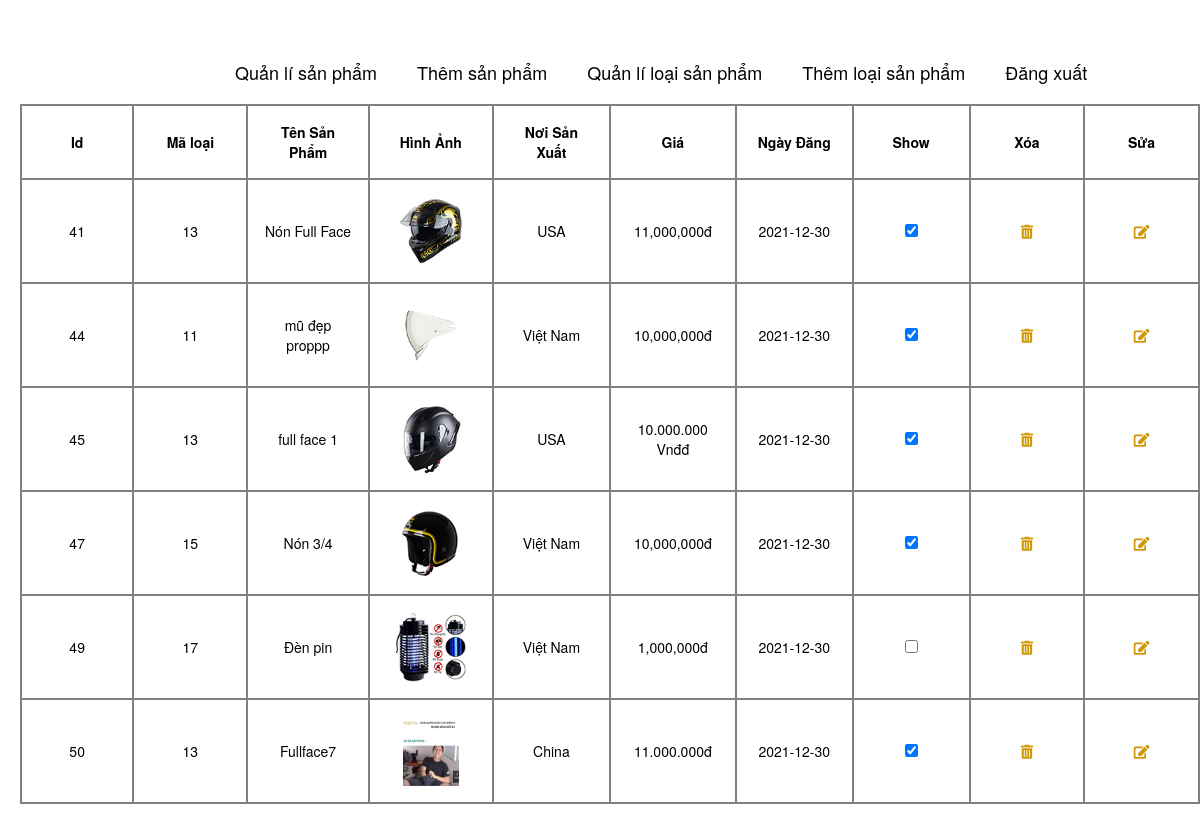
Page /back-end/admin/Manage-product.php on the committed database.
### tables this page shows
CREATE TABLE `product` (
  `proID` int(10) UNSIGNED NOT NULL,
  `proImage` varchar(200) DEFAULT NULL,
  `proCateID` int(10) UNSIGNED NOT NULL,
  `proName` varchar(50) NOT NULL,
  `proDesc` text NOT NULL,
  `proMadeIn` varchar(50) DEFAULT NULL,
  `proCost` varchar(100) DEFAULT NULL,
  `number` varchar(100) DEFAULT NULL,
  `isShow` varchar(10) NOT NULL,
  `createDate` date DEFAULT current_timestamp(),
  `modifyDate` date DEFAULT current_timestamp()
);

### back-end/admin/Manage-product.php (the view, shortened to what this page needs)
<!doctype html>
<html>
<head>
    <link rel="stylesheet" href="https://maxcdn.bootstrapcdn.com/bootstrap/3.3.7/css/bootstrap.min.css" />
    <link rel="stylesheet" href="./libs/fontawesome-free-5.15.4/css/all.min.css">
    <link rel="stylesheet" href="https://use.fontawesome.com/releases/v5.7.0/css/all.css">
</head>
<body>
    <?php
    include "./connect_data.php";
    $sql = "SELECT * FROM product";
    $result = $conn->query($sql);
    ?>
    <div class=row>
        <div class="list">
            <ul>
                <li><a href="Manage-product.php"> Quản lí sản phẩm</a></li>
                <li><a href="Add-new-product.php">Thêm sản phẩm</a></li>
                <li><a href="Manage-category.php"> Quản lí loại sản phẩm</a></li>
                <li><a href="Add-category.php">Thêm loại sản phẩm</a></li>
                <li><a href="index.php">Đăng xuất</a></li>
        </div>
    </div>
    <div class="table-list">
        <table>
            <tr>
                <td><strong>Id</strong></td>
                <td><strong>Mã loại</strong></td>
                <td><strong>Tên Sản Phẩm</strong></td>
                <td><strong>Hình Ảnh</strong></td>
                <td><strong>Nơi Sản Xuất</strong></td>
                <td><strong>Giá</strong></td>
                <td><strong>Ngày Đăng</strong></td>
                <td><strong>Show</strong></td>
                <td><strong>Xóa</strong></td>
                <td><strong>Sửa</strong></td>
            </tr>
            <?php
            while ($row = mysqli_fetch_assoc($result)) {
            ?>
                <tr>
                    <td><?php echo $row["proID"]; ?></td>
                    <td><?php echo ($row["proCateID"]) ?></td>
                    <td>
                        <?php echo $row["proName"]; ?></td>
                    <td><img style="weight:30px; height:70px" src="<?php echo ("../../back-end/imgAdd/" . $row["proImage"]); ?>"></td>
                    <td><?php echo $row["proMadeIn"]; ?></td>
                    <td><?php echo $row["proCost"] ?>đ</td>
                    <td><?php echo $row["createDate"] ?></td>
                    <td><input type="checkbox" name="check" <?php echo $row["isShow"] ?>></td>
                    <td><a onclick="return Delete('<?php echo $row['proName']; ?>')" href="Delete-product.php?view=delete&proID=<?php echo $row["proID"] ?>"><i class="fas fa-trash-alt" style="color: rgb(206, 152, 4);"></i></a></td>
                    <td><a href="Edit-product.php?view=edit&proID=<?php echo $row["proID"] ?>"><i class="fas fa-edit" style="color: rgb(206, 152, 4);"></i></a></td>
                </tr>
            <?php
            }
            ?>
        </table>
    </div>
</body>
</html>

### back-end/admin/Manage-product.php (style rules this page uses)
ul { margin-top: 150px; margin-left: 5px; position: relative; }
ul li { padding-bottom: 18px; list-style-type: none; }
ul li a { text-decoration: none; font-size: 18px; color: black; }
.list ul li { float: left; }
.list ul { margin-left: 170px; }
.list :not(:last-child) { margin-left: 40px; }
td { width: 130px; border: 2px solid grey; text-align: center; padding: 16px; color: black; }
.table-list table { margin-left: 20px; margin-top: -50px; }
.row { margin-top: -90px; }

### rows in the picture
product: proID "41", proCateID "13", proName "Nón Full Face", proImage (picture), proMadeIn "USA", proCost "11,000,000", createDate "2021-12-30"
product: proID "44", proCateID "11", proName "mũ đẹp proppp", proImage (picture), proMadeIn "Việt Nam", proCost "10,000,000", createDate "2021-12-30"
product: proID "45", proCateID "13", proName "full face 1", proImage (picture), proMadeIn "USA", proCost "10.000.000 Vnđ", createDate "2021-12-30"
product: proID "47", proCateID "15", proName "Nón 3/4", proImage (picture), proMadeIn "Việt Nam", proCost "10,000,000", createDate "2021-12-30"
product: proID "49", proCateID "17", proName "Đèn pin", proImage (picture), proMadeIn "Việt Nam", proCost "1,000,000", createDate "2021-12-30"
product: proID "50", proCateID "13", proName "Fullface7", proImage (picture), proMadeIn "China", proCost "11.000.000", createDate "2021-12-30"
